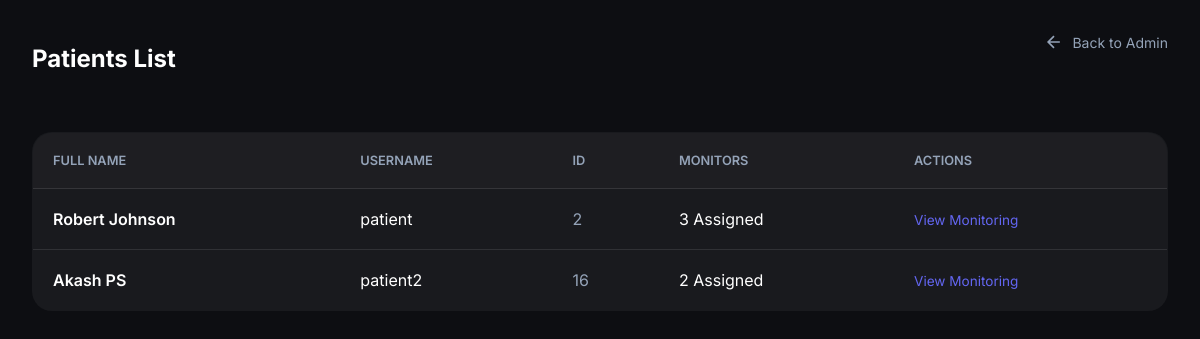
Screenshot of /admin/patients (signed in) with the database file from the repository.
### tables this page shows
CREATE TABLE users (
        id INTEGER PRIMARY KEY AUTOINCREMENT,
        username TEXT UNIQUE,
        password TEXT,
        role TEXT,
        full_name TEXT
    );

### routes_admin.py (the view)
@admin_bp.route('/patients')
@roles_required('admin')
def patients_list():
    conn = get_db_connection()
    patients = conn.execute("""
        SELECT u.id, u.full_name, u.username,
        (SELECT COUNT(*) FROM user_associations WHERE patient_id = u.id) as monitor_count
        FROM users u
        WHERE u.role = 'patient'
    """).fetchall()
    conn.close()
    return render_template('admin/patients.html', patients=patients)

### auth_utils.py (called while the page is built)
def roles_required(*roles):
    def decorator(f):
        @wraps(f)
        def decorated_function(*args, **kwargs):
            if 'user_id' not in session:
                return redirect(url_for('login'))
            if session.get('role') not in roles:
                abort(403, description="Access Denied. You do not have the required permissions.")
            return f(*args, **kwargs)
        return decorated_function
    return decorator

### db.py (called while the page is built)
def get_db_connection():
    conn = sqlite3.connect(DB_PATH)
    conn.row_factory = sqlite3.Row
    return conn

### templates/admin/patients.html (shortened to what this page needs)
<!DOCTYPE html>
<html lang="en">
<head>
    <link rel="stylesheet" href="{{ url_for('static', filename='style.css') }}">
</head>
<body>
    <div class="container">
        <header>
            <div class="logo-container">
                <h1>Patients List</h1>
            </div>
            <a href="{{ url_for('admin.index') }}" class="btn-back">
                <svg width="20" height="20" viewBox="0 0 24 24" fill="none" stroke="currentColor" stroke-width="2">
                    <path d="M19 12H5M12 19l-7-7 7-7" />
                </svg>
                Back to Admin
            </a>
        </header>
        <table class="admin-table">
            <thead>
                <tr>
                    <th>Full Name</th>
                    <th>Username</th>
                    <th>ID</th>
                    <th>Monitors</th>
                    <th>Actions</th>
                </tr>
            </thead>
            <tbody>
                {% for p in patients %}
                <tr>
                    <td style="font-weight: 600;">{{ p.full_name }}</td>
                    <td><code>{{ p.username }}</code></td>
                    <td style="color: var(--text-secondary);">{{ p.id }}</td>
                    <td>{{ p.monitor_count }} Assigned</td>
                    <td><a href="{{ url_for('admin.index') }}?user_id={{ p.id }}"
                            style="color: #6366f1; text-decoration: none; font-size: 0.85rem;">View Monitoring</a></td>
                </tr>
                {% else %}
                <tr>
                    <td colspan="5" style="text-align: center; color: var(--text-secondary);">No patients found.</td>
                </tr>
                {% endfor %}
            </tbody>
        </table>
    </div>
</body>
</html>

### static/style.css (style rules this page uses)
:root { --bg-color: #0d0e12; --card-bg: rgba(255, 255, 255, 0.05); --accent-primary: #6366f1; --accent-secondary: #ec4899; --text-primary: #ffffff; --text-secondary: #94a3b8; --glass-border: rgba(255, 255, 255, 0.1); --heart-rate-color: #ef4444; --temp-color: #f59e0b; --oxygen-color: #10b981; }
* { margin: 0; padding: 0; box-sizing: border-box; font-family: 'Inter', -apple-system, sans-serif; }
body { background-color: var(--bg-color); color: var(--text-primary); min-height: 100vh; overflow-x: hidden; }
.container { max-width: 1200px; margin: 0 auto; padding: 2rem; }
header { margin-bottom: 3rem; display: flex; justify-content: space-between; align-items: center; }
.logo-container { display: flex; align-items: center; gap: 1rem; }
h1 { font-size: 1.5rem; font-weight: 700; }

### templates/admin/patients.html (style rules this page uses)
.admin-table { width: 100%; border-collapse: collapse; background: var(--card-bg); border-radius: 20px; overflow: hidden; border: 1px solid var(--glass-border); margin-top: 2rem; }
.admin-table th, .admin-table td { padding: 1.25rem; text-align: left; border-bottom: 1px solid var(--glass-border); }
.admin-table th { background: rgba(255, 255, 255, 0.02); font-size: 0.8rem; text-transform: uppercase; color: var(--text-secondary); font-weight: 600; }
.btn-back { display: inline-flex; align-items: center; gap: 0.5rem; color: var(--text-secondary); text-decoration: none; font-size: 0.875rem; margin-bottom: 2rem; }

### rows the page displays
users: full_name "Robert Johnson", username "patient", id "2", monitor_count "3"
users: full_name "Akash PS", username "patient2", id "16", monitor_count "2"
